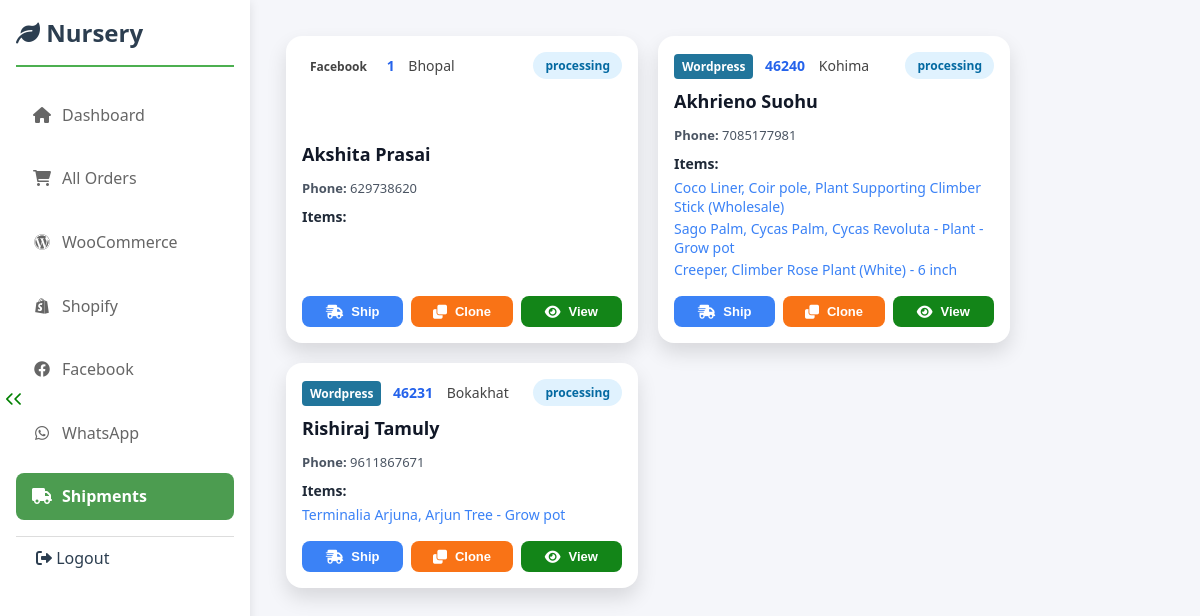
Page /shipment/ on the committed database.
### facebook_app/models.py (models this page shows, shortened)
class Facebook_orders(models.Model):
    order_id = models.CharField(max_length=100, unique=True, db_index=True, help_text="Only Add Number Value Don't use any letter.")
    billing_email = models.EmailField(blank=True, null=True, db_index=True)
    billing_phone = models.CharField(max_length=50, blank=True, null=True)
    billing_first_name = models.CharField(max_length=100, blank=True, null=True)
    billing_last_name = models.CharField(max_length=100, blank=True, null=True)
    billing_company = models.CharField(max_length=200, blank=True, null=True)
    billing_address = models.TextField(blank=True, null=True)
    billing_city = models.CharField(max_length=100, blank=True, null=True)
    billing_state = models.CharField(max_length=100, blank=True, null=True)
    billing_postcode = models.CharField(max_length=20, blank=True, null=True)
    billing_country = models.CharField(default="INDIA", max_length=50, blank=True, null=True)
    date_created = models.DateTimeField(default=timezone.now)
    date_modified = models.DateTimeField(auto_now=True)
    currency = models.CharField(default="INR", max_length=10, blank=True, null=True)
    total_amount = models.DecimalField(max_digits=10, decimal_places=2, blank=True, null=True)
    customer_note = models.TextField(blank=True, null=True)
    mode_of_payment = models.CharField(max_length=50, blank=True, null=True)
    alternet_number = models.CharField(max_length=50, blank=True, null=True)
    received_amount = models.DecimalField(max_digits=10, decimal_places=2, blank=True, null=True)
    shipment_amount = models.DecimalField(max_digits=10, decimal_places=2, blank=True, null=True)
    credit_amount = models.DecimalField(max_digits=10, decimal_places=2, blank=True, null=True)
    plateform = models.CharField(default="Facebook", max_length=100, blank=True, null=True)
    status = models.CharField(
        max_length=50,
        choices=ORDER_STATUS_CHOICES,
        default='processing',
        blank=False, null=False,
        db_index=True
    )
    shipment_status = models.CharField(
        max_length=50,
        choices=SHIPMENT_STATUS_CHOICES,
        default='pending',
        blank=False, null=False,
        db_index=True
    )
    tracking_info = models.TextField(
        blank=True,
        help_text="Enter tracking numbers, links, or carrier info here."
    )
    internal_notes = models.TextField(
        blank=True,
        help_text="Internal staff notes about this order."
    )
    products_json = models.JSONField(
        default=default_empty_list,
        blank=True,
        help_text='Store product line items as a JSON list, e.g., [{"name": "Plant A", "qty": 2, "price": "150.00"}, ...]'
    )
    class Meta:
         verbose_name = "Facebook Order"
         verbose_name_plural = "Facebook Orders"
         ordering = ['-date_created']

### woocommerce_app/models.py (models this page shows, shortened)
class WooCommerceOrder(models.Model):
    woo_id = models.PositiveIntegerField(
        unique=True,
        db_index=True,
        help_text="WooCommerce Order ID"
    )
    number = models.CharField(
        max_length=100,
        blank=True,
        null=True,
        db_index=True,
        help_text="WooCommerce order number (might be different from ID)"
    )
    status = models.CharField(max_length=50, blank=True, null=True, db_index=True)
    currency = models.CharField(default="₹" ,max_length=10, blank=True, null=True)
    total_amount = models.DecimalField(max_digits=10, decimal_places=2, blank=True, null=True)
    customer_note = models.TextField(blank=True, null=True)
    shipment_status = models.CharField(
        max_length=50,
        choices=SHIPMENT_STATUS_CHOICES,
        default='pending',
        blank=False, null=False,
        db_index=True
    )
    billing_first_name = models.CharField(max_length=100, blank=True, null=True)
    billing_last_name = models.CharField(max_length=100, blank=True, null=True)
    billing_company = models.CharField(max_length=200, blank=True, null=True)
    billing_address_1 = models.CharField(max_length=255, blank=True, null=True)
    billing_address_2 = models.CharField(max_length=255, blank=True, null=True)
    billing_city = models.CharField(max_length=100, blank=True, null=True)
    billing_state = models.CharField(max_length=100, blank=True, null=True)
    billing_postcode = models.CharField(max_length=20, blank=True, null=True)
    billing_country = models.CharField(max_length=50, blank=True, null=True)
    billing_email = models.EmailField(blank=True, null=True, db_index=True)
    billing_phone = models.CharField(max_length=50, blank=True, null=True)
    date_created_woo = models.DateTimeField(blank=True, null=True, help_text="Timestamp from WooCommerce (UTC)")
    date_modified_woo = models.DateTimeField(blank=True, null=True, help_text="Timestamp from WooCommerce (UTC)")
    date_paid_woo = models.DateTimeField(blank=True, null=True, help_text="Timestamp from WooCommerce (UTC)")
    date_completed_woo = models.DateTimeField(blank=True, null=True, help_text="Timestamp from WooCommerce (UTC)")
    line_items_json = models.JSONField(blank=True, null=True, help_text="Raw JSON data for line items")
    shipping_lines_json = models.JSONField(blank=True, null=True, help_text="Raw JSON data for shipping lines")
    raw_data = models.JSONField(blank=True, null=True, help_text="Full webhook payload or API response")
    django_date_created = models.DateTimeField(auto_now_add=True)
    django_date_modified = models.DateTimeField(auto_now=True)
    class Meta:
        verbose_name = "WooCommerce Order"
        verbose_name_plural = "WooCommerce Orders"
        ordering = ['-date_created_woo']

### shipment_app/views.py (the view)
# urls.py: path('',views.home,name='shipment_index')
def home(request):
    shopify = ShopifyOrder.objects.all()
    woo = WooCommerceOrder.objects.all()
    fb = Facebook_orders.objects.all()
    shopify_orders = []
    for sf in shopify:
        if sf.fulfillment_status == 'unfulfilled' or sf.fulfillment_status == 'none':
            shopify_orders.append({
                'order_id': sf.name,
                'date': sf.created_at_shopify,
                'status': sf.fulfillment_status,
                'amount': sf.total_price,
                'customer': sf.shipping_address_json.get('name', ''),
                'phone': sf.shipping_address_json.get('phone', ''),
                'pincode': sf.shipping_address_json.get('zip', ''),
                'city': sf.shipping_address_json.get('city', ''),
                'note': sf.internal_notes,
                'tracking': sf.tracking_details_json,
                'platform': 'Shopify',
                'shipment_status': sf.shipment_status,
                'items': sf.line_items_json
            })
    woo_orders = []
    for o in woo:
        if o.status == 'processing' or o.status == 'partial-paid' :
            woo_orders.append({
                'order_id': o.woo_id,
                'date': o.date_created_woo,
                'status': o.status,
                'amount': o.total_amount,
                'customer': f"{o.billing_first_name or ''} {o.billing_last_name or ''}".strip(),
                'phone': o.billing_phone,
                'pincode': o.billing_postcode,
                'city': o.billing_city,
                'note': o.customer_note,
                'tracking': f'https://nurserynisarga.in/admin-track-order/?track_order_id={o.woo_id}',
                'platform': 'Wordpress',
                'shipment_status': o.shipment_status,
                'items': o.line_items_json
            })
    fb_orders = []
    for f in fb:
        if f.status == 'processing' :
            fb_orders.append({
                'order_id': f.order_id,
                'date': f.date_created,
                'status': f.status,
                'amount': f.total_amount,
                'customer': f"{f.billing_first_name or ''} {f.billing_last_name or ''}".strip(),
                'phone': f.billing_phone,
                'pincode': f.billing_postcode,
                'city': f.billing_city,
                'note': f.customer_note,
                'tracking': f.tracking_info,
                'platform': 'Facebook',
                'shipment_status': f.shipment_status,
                'items': f.products_json
            })
    all_orders = shopify_orders + woo_orders + fb_orders
    all_orders.sort(key=lambda x: x['date'], reverse=True)
    context = {
        'orders': all_orders
    }
    return render(request, 'shipment/shipment.html', context)

### templates/shipment/shipment.html (shortened to what this page needs)
{% extends "base.html" %}
{% load static %}
{% block content %}
<link rel="stylesheet" href="https://cdnjs.cloudflare.com/ajax/libs/font-awesome/6.0.0/css/all.min.css">
<div class="card__container">
{% for order in orders %}
<div class="card"
  data-amount="{{ order.amount }}"
  data-date="{{ order.date }}"
  data-pincode="{{ order.pincode }}"
  data-note="{{ order.note }}"
  data-tracking="{{ order.tracking }}"
  data-shipment-status="{{ order.shipment_status }}"
>
  <div class="card__header">
    <div class="card__info">
      <span class="card__source card__source--{{ order.platform|lower }}">{{ order.platform }}</span>
      <span class="card__id">{{ order.order_id }}</span>
      <span class="card__location">{{ order.city }}</span>
    </div>
    <div class="card__status">{{ order.status }}</div>
  </div>
  <div class="card__content">
    <h3 class="card__title">{{ order.customer }}</h3>
    <p class="card__contact"><strong>Phone:</strong> {{ order.phone }}</p>
    <div class="card__products">
      <strong>Items:</strong>
      <ul class="card__list">
        {% for item in order.items %}
        <li class="card__list-item">{{ item.name }}</li>
        {% endfor %}
      </ul>
    </div>
  </div>
  <div class="card__actions">
    <button class="button button--primary"><i class="fas fa-shipping-fast"></i> Ship</button>
    <button class="button button--secondary"><i class="fas fa-clone"></i> Clone</button>
    <button class="button button--tertiary"><i class="fas fa-eye"></i> View</button>
  </div>
</div>
{% endfor %}
</div>
{% endblock %}

### static/css/style.css (style rules this page uses)
:root { --primary-color: #2c3e50; --secondary-color: #34495e; --accent-color: #4CAF50; --text-color: #2c3e50; --sidebar-width: 250px; --transition-speed: 0.3s; --text-color-dark: #2c3e50; --text-color-light: #7f8c8d; --background-light: #ffffff; --background-medium: #f8f9fa; --background-dark: #ecf0f1; --border-color: #dee2e6; --border-radius: 6px; --shadow-soft: 0 4px 15px rgba(0, 0, 0, 0.07); --spacing-unit: 1rem; }
body { font-family: 'Segoe UI', Tahoma, Geneva, Verdana, sans-serif; display: flex; margin: 0; min-height: 100vh; overflow-x: hidden; background-color: #f5f6fa; color: var(--text-color); flex-direction: column; }
@media (min-width: 768px) { body { flex-direction: row; } }

### templates/shipment/shipment.html (style rules this page uses)
.card__container { display: flex; flex-wrap: wrap; gap: 1.25rem; justify-content: flex-start; padding: 1.25rem; width: 100%; }
.card { width: calc(33.333% - 1.25rem); min-width: 18rem; max-width: 22rem; background: #ffffff; border-radius: 1rem; box-shadow: 0 0.625rem 1.25rem rgba(0,0,0,0.12); padding: 1rem; box-sizing: border-box; display: flex; flex-direction: column; justify-content: space-between; transition: transform 0.2s ease; }
@media (max-width: 1200px) { .card { width: calc(50% - 1.25rem); } }
.card__header { display: flex; justify-content: space-between; align-items: center; }
.card__info { font-size: 0.875rem; color: #444; }
.card__id { font-weight: 600; margin-right: 0.625rem; color: #2563eb; }
.card__status { background: #e0f2fe; border-radius: 1.25rem; padding: 0.3125rem 0.75rem; font-size: 0.75rem; font-weight: 600; color: #0369a1; }
.card__content { font-size: 0.875rem; color: #1f2937; }
.card__title { margin: 0.625rem 0 0.25rem; font-size: 1.125rem; font-weight: 600; color: #111827; }
.card__contact { margin-bottom: 0.625rem; font-size: 0.8125rem; color: #4b5563; }
.card__list { list-style: none; padding-left: 0; margin: 0.3125rem 0; }
.card__list-item { margin-bottom: 0.1875rem; color: #3b82f6; font-size: 0.875rem; }
.card__actions { display: flex; flex-wrap: wrap; gap: 0.5rem; margin-top: 0.75rem; }
.button { flex: 1 1 30%; padding: 0.5rem 0.75rem; border: none; border-radius: 0.5rem; font-size: 0.8125rem; font-weight: 600; cursor: pointer; transition: all 0.3s ease; display: flex; align-items: center; justify-content: center; gap: 0.5rem; }
.button--primary { background-color: #3b82f6; color: #ffffff; }
.button--secondary { background-color: #f97316; color: #ffffff; }
.button--tertiary { background-color:rgb(19, 133, 24); color:rgb(255, 255, 255); }
.button i { font-size: 0.875rem; }
.card__source { font-size: 0.75rem; padding: 0.25rem 0.5rem; border-radius: 0.25rem; margin-right: 0.5rem; font-weight: 600; }
.card__source--wordpress { background: #21759b; color: white; }

### rows in the picture
Facebook_orders: city "Bhopal", status "processing", phone "629738620"
WooCommerceOrder: city "Kohima", status "processing", phone "7085177981"
WooCommerceOrder: city "Bokakhat", status "processing", phone "9611867671"

### other values in the picture
{{ order.platform }} "Facebook" "Wordpress" "Wordpress"
{{ order.order_id }} "1" "46240" "46231"
{{ order.customer }} "Akshita Prasai" "Akhrieno Suohu" "Rishiraj Tamuly"
{{ item.name }} "Coco Liner, Coir pole, Plant Supporting Climber Stick (Wholesale)" "Sago Palm, Cycas Palm, Cycas Revoluta - Plant - Grow pot" "Creeper, Climber Rose Plant (White) - 6 inch" "Terminalia Arjuna, Arjun Tree - Grow pot"
